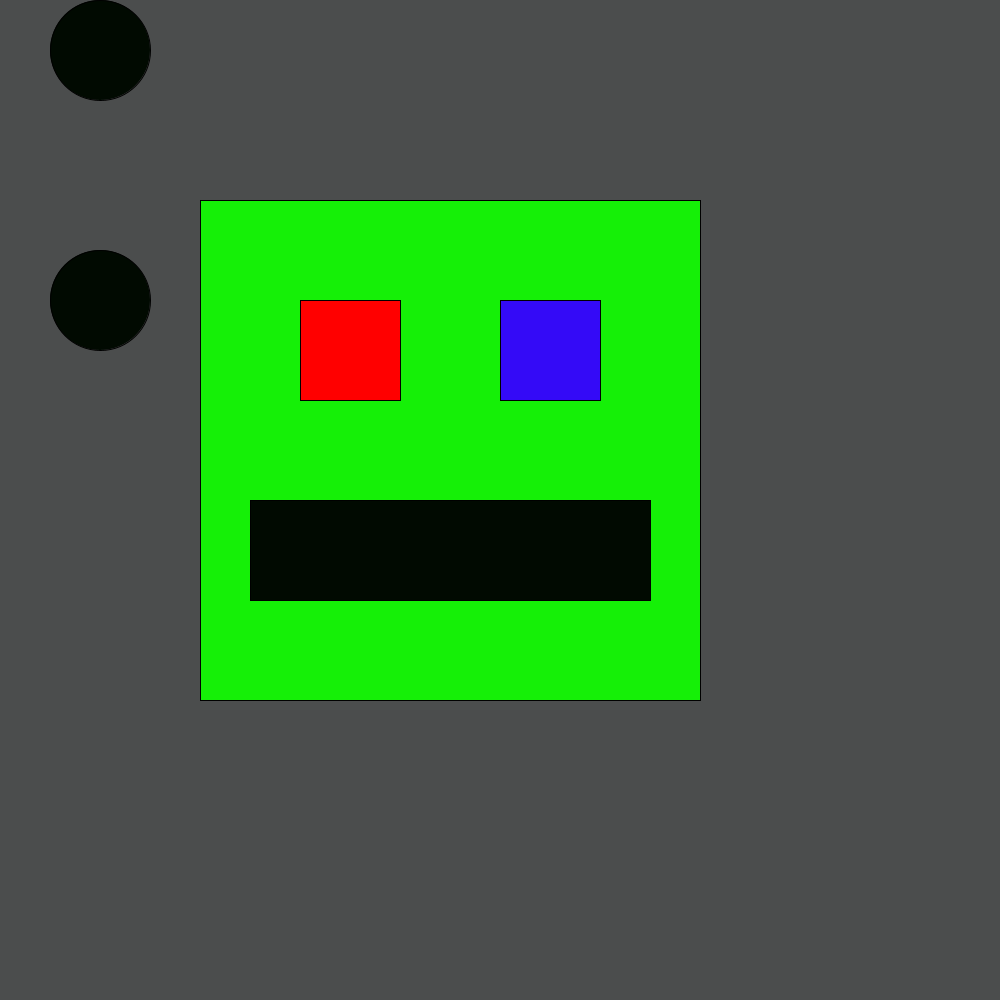
Frame 1 (no input)
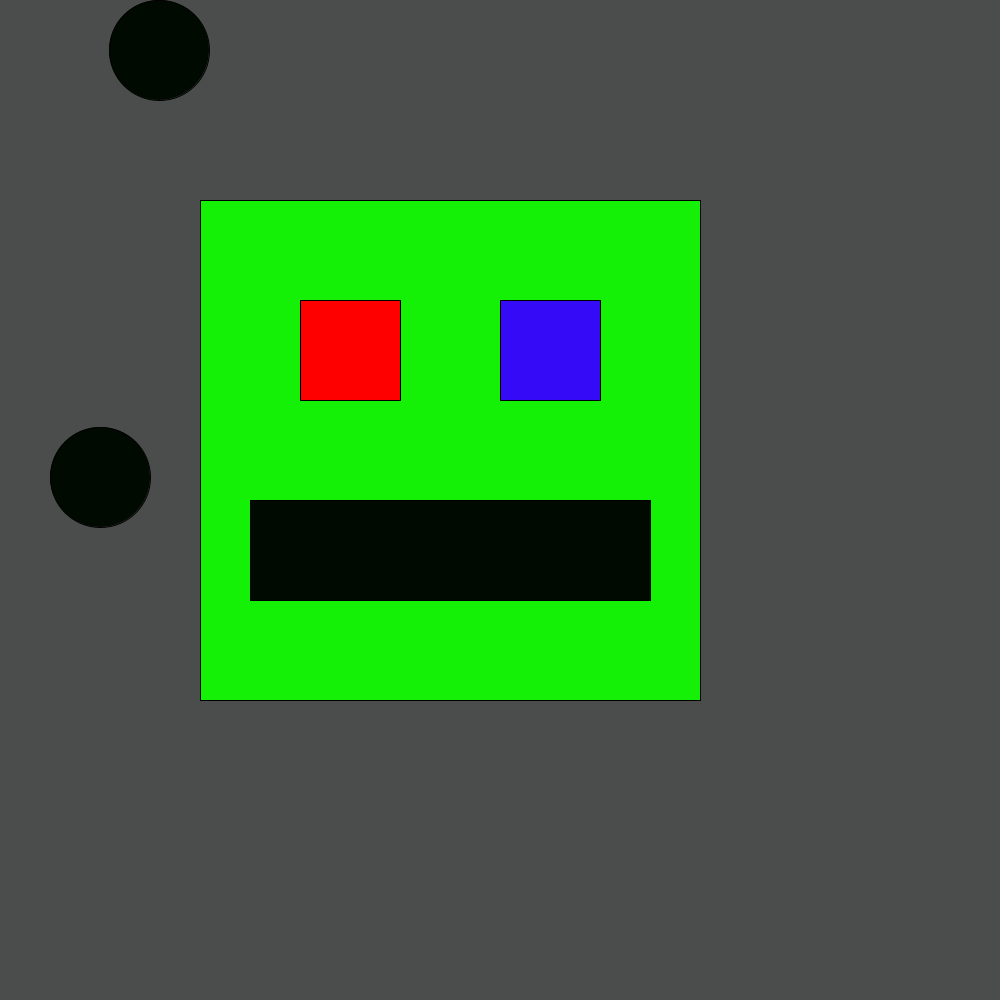
Frame 60 (the mouse pressed at the canvas centre just before this capture)
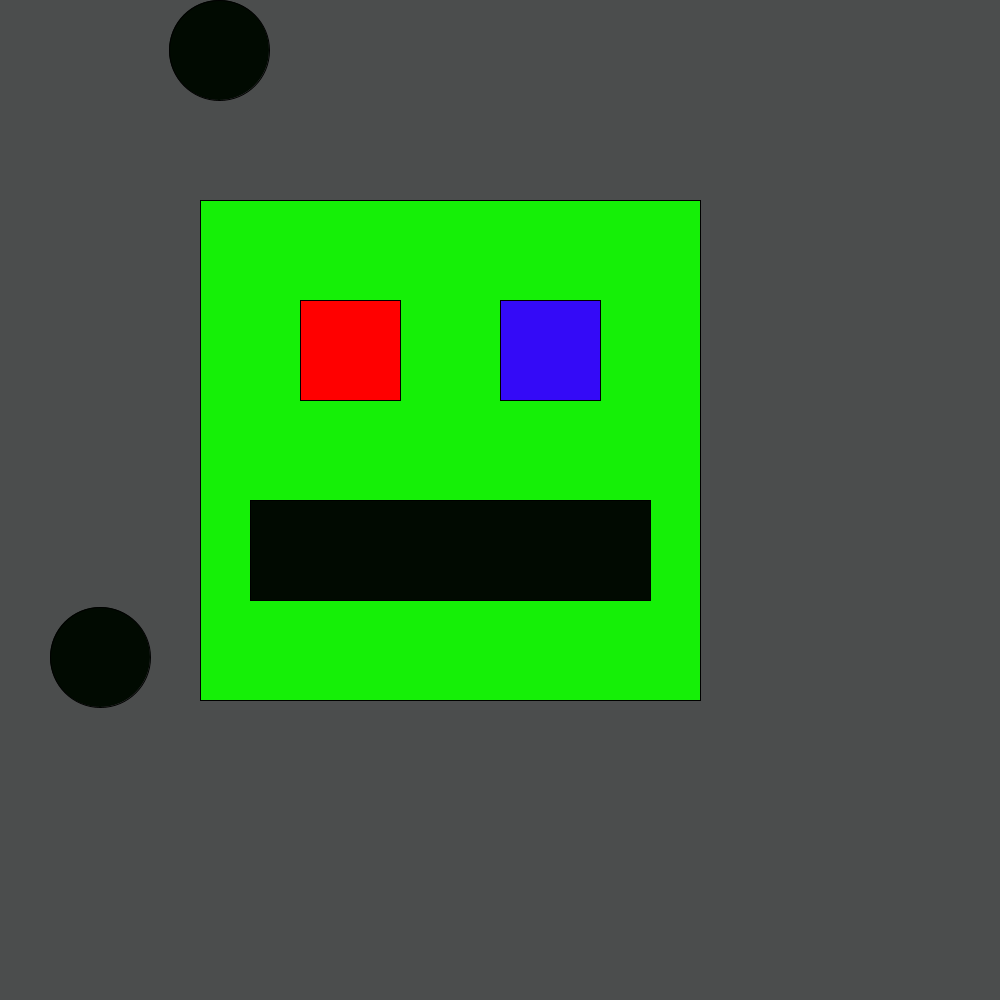
Frame 120 (the mouse held since frame 60 and released just before this capture)

The Processing sketch that drew these frames (run headless with seeded random() and noise(); from frame 60 on, the mouse is pressed at the canvas centre):

// Processing sketch: Code_1
// ── Code_1.pde
int circlePosition=100; 
int circlePosition2=300;
void setup() {

  size(1000, 1000);
  background(#4B4D4D); 
  fill(#15F007);
  rect(200, 200, 500, 500);

  fill(#FF0000);
  rect(300, 300, 100, 100);
  fill(#340AF7);
  rect(500, 300, 100, 100);


  fill(#010A01);
  rect(250, 500, 400, 100);
}


void draw(){
    background(#4B4D4D); 

    ellipse(circlePosition, 50, 100, 100);
    circlePosition=circlePosition +1; 
    
     
  fill(#15F007);
  rect(200, 200, 500, 500);

  fill(#FF0000);
  rect(300, 300, 100, 100);
  fill(#340AF7);
  rect(500, 300, 100, 100);


  fill(#010A01);
  rect(250, 500, 400, 100);
   ellipse(100, circlePosition2, 100, 100); 
    circlePosition2=circlePosition2 +3; 
  
   
  

}
